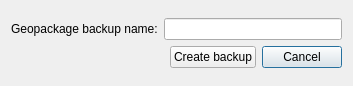
<?xml version="1.0" encoding="UTF-8"?>
<ui version="4.0">
 <class>Dialog</class>
 <widget class="QDialog" name="Dialog">
  <property name="geometry">
   <rect>
    <x>0</x>
    <y>0</y>
    <width>320</width>
    <height>86</height>
   </rect>
  </property>
  <property name="windowTitle">
   <string>Create geopackage backup</string>
  </property>
  <layout class="QGridLayout" name="gridLayout_2">
   <item row="0" column="0">
    <layout class="QGridLayout" name="gridLayout">
     <item row="1" column="3">
      <widget class="QPushButton" name="cancel_btn">
       <property name="text">
        <string>Cancel</string>
       </property>
      </widget>
     </item>
     <item row="0" column="0">
      <widget class="QLabel" name="label">
       <property name="text">
        <string>Geopackage backup name:</string>
       </property>
      </widget>
     </item>
     <item row="1" column="2">
      <widget class="QPushButton" name="create_backup_btn">
       <property name="text">
        <string>Create backup</string>
       </property>
      </widget>
     </item>
     <item row="1" column="0">
      <spacer name="horizontalSpacer">
       <property name="orientation">
        <enum>Qt::Horizontal</enum>
       </property>
       <property name="sizeHint" stdset="0">
        <size>
         <width>40</width>
         <height>20</height>
        </size>
       </property>
      </spacer>
     </item>
     <item row="1" column="1">
      <spacer name="horizontalSpacer_2">
       <property name="orientation">
        <enum>Qt::Horizontal</enum>
       </property>
       <property name="sizeHint" stdset="0">
        <size>
         <width>40</width>
         <height>20</height>
        </size>
       </property>
      </spacer>
     </item>
     <item row="0" column="1" colspan="3">
      <widget class="QLineEdit" name="gpkg_name_le"/>
     </item>
    </layout>
   </item>
  </layout>
 </widget>
 <resources/>
 <connections/>
</ui>
